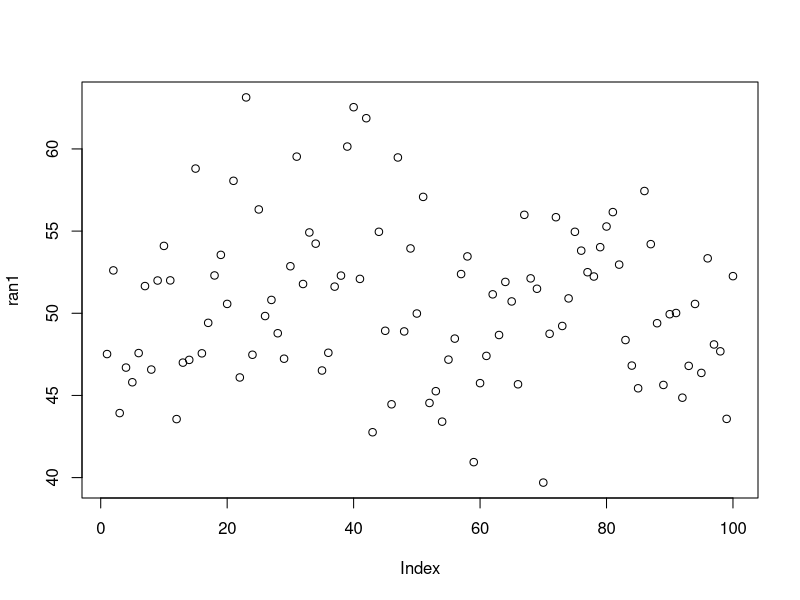
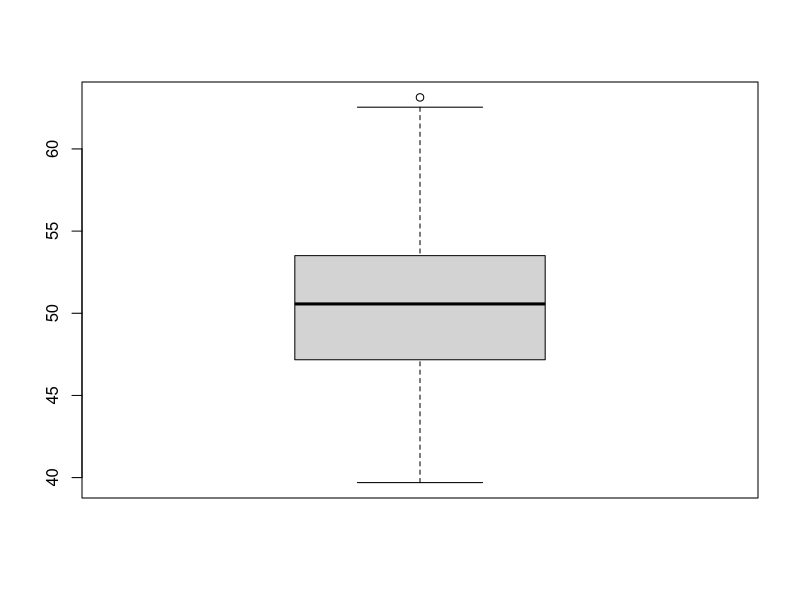
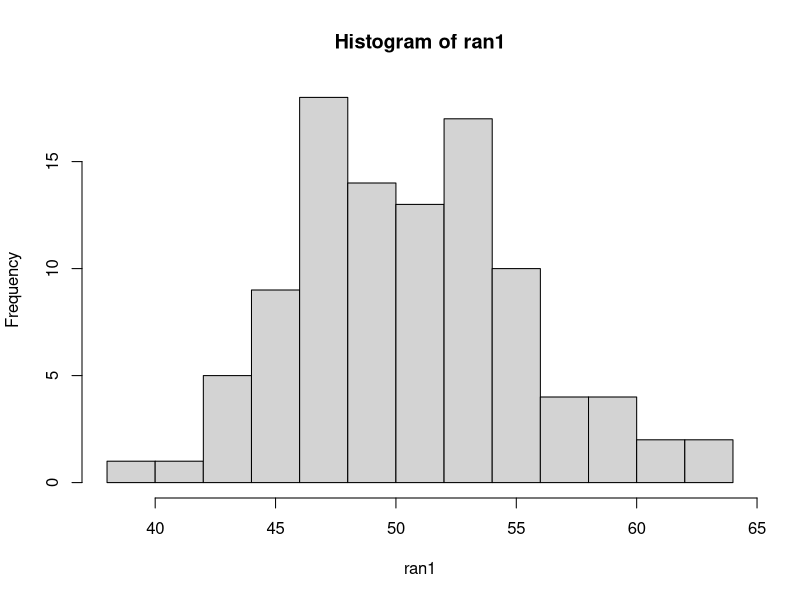
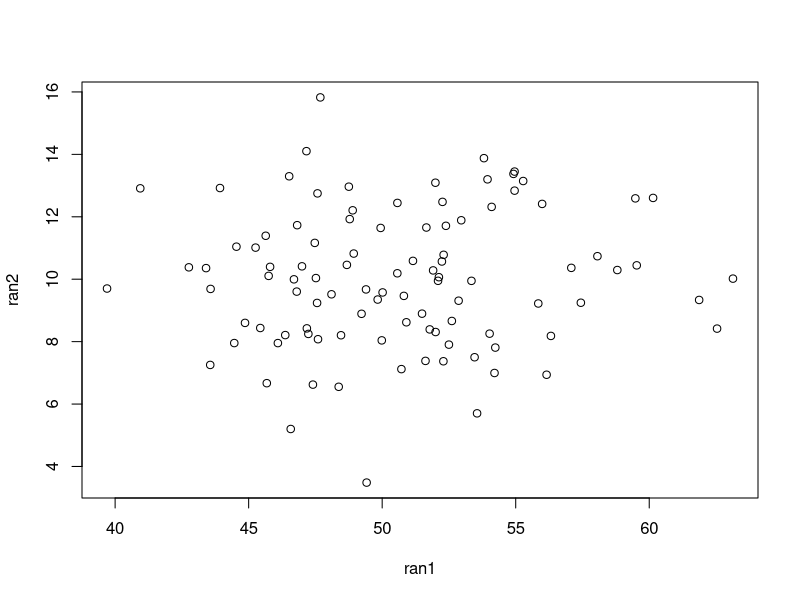
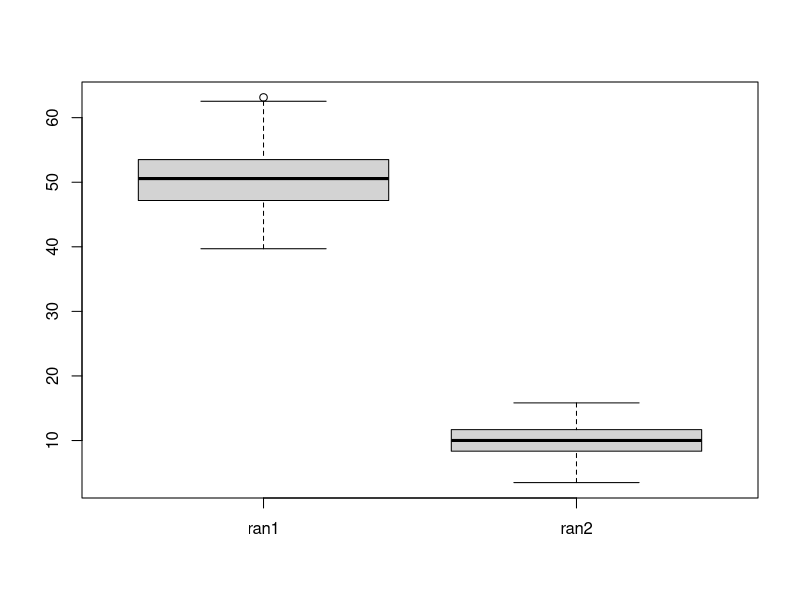
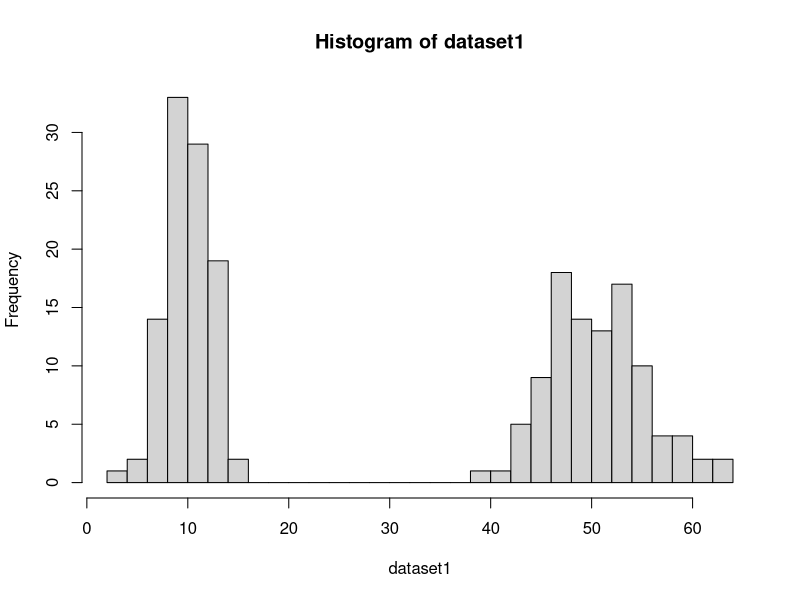

Generate these figures, in order, with R: (Note: this script raises an error after producing the figures.)
# Begin tutorial for basic R functions ####

555*11        # use R like a calculator
(555*11)+100  # the # blocks code from running

"hello"         # words (characters or factors) need to be in in "quotes"
h1 <- "hello"   # stores "hello" as an object (character)
print(h1)       # prints out the stored object

h2 <- c("hi","hello")   # the 'c' combines values into a list or vector
h2                      # this will also print h2


equation <- (555*11)+100   # saves equation as an object. Object is numeric
1000*equation              # use the stored numeric object in a calculation

## R has many built in functions
ran1 <- rnorm(100, 50, 5)   # 'rnorm' generates random numbers from a normal distribution 
                            ## code generates 100 values with a mean of 50 and sd of 5
                            ## values are saved in object called 'ran1'

?rnorm                      # ? calls for help

length(ran1)    # 'length' is a function that returns how many values are in a column (or vector)
mean(ran1)      # 'mean' is a function that calculates the mean of a vector
sd(ran1)        # 'sd' calculates standard deviation

summary(ran1)

## R can make various plots
plot(ran1)
boxplot(ran1)
hist(ran1, breaks=12)

## binding, etc.
ran2 <- rnorm(100, 10, 2)       # generate new random vector

dataset1 <- cbind(ran1,ran2)    # cbind binds columns
head(dataset1)                  # new dataset has two columns

plot(dataset1)
boxplot(dataset1)
hist(dataset1, breaks=30)       # looks weird


-##############################################-
# LOAD Andersen's IRIS DATA #################

data(iris) # load data (already exists in base R)

mean(iris)               # tries to calculate the mean of the dataset, but errors out. why?
mean(iris$Sepal.Length)  # finds the mean of Sepal.Length within the dataset iris
                         ## the $ selects the column within the dataframe
summary(iris)            # summarizes dataset

head(iris) # print "head" (ie. first 5 lines) of the dataset
iris[1:5,] # manual way to print first 5 lines.
           ## call dataset first, then use brackets select values within [rows, columns] 
           ## : selects everything through 2 values, so [1:5,] selects rows 1:5 with all columns
iris[1:5,1:4] # print first 5 rows but only first 4 columns - [rows,columns]

iris[51,4] # print off whatever is in the 51st row and 5th column

levels(iris$Species)  # the $ selects the column within the dataframe
                      ## 'levels' prints the levels of a factor variable
hist(iris$Sepal.Length) ## make a histogram of sepal length


plot(Sepal.Length~Sepal.Width, data=iris)   # plots X against Y. Read ~ as 'as a function of'
                                            ## 'data=' tells R where to find the data

plot(Sepal.Length~Sepal.Width, data=iris, col="blue")

plot(Sepal.Length~Sepal.Width, data=iris, 
     pch=16, col=c("red","blue","purple")[iris$Species] ) # seperate color for each species

plot(Sepal.Length~Species, data=iris, col=c("red","blue","purple")) #make boxplot

### plot only the data for Iris virginica
plot(Sepal.Length~Sepal.Width, data=iris[iris$Species=='virginica',]) ## use brackets to select the columns you want
                                                                      ## read '==' as 'exactly equals', one '=' dont work here


-##########################################################################-
# SUBSETTING DATA USING TIDYVERSE ####
library(tidyverse)      # load package tidyverse (install if needed)

## SELECT ONLY IRIS VIRGINICA
vir <- filter(iris, Species=="virginica") ## dplyr::filter filters the data
head(vir)

plot(Sepal.Length~Sepal.Width, col="red", data=vir)  ## plot from the subsetted dataframe
plot(Sepal.Length~Sepal.Width, col="red", data=iris[iris$Species=='virginica',])  ## identical to above, 
                                                                                  ## but you don't have to create a new dataframe
plot(Sepal.Length~Sepal.Width, col="red", 
     data=iris %>% filter(Species=="virginica")) ## identical to above using tidyverse
                                                 ## the ' %>% ' is a pipe command, read as 'and then do'
                                                 ## nice bc you don't need to make the subsetted dataset

### what is more intuitive?
    data=iris[iris$Species=='virginica',]  # use iris, within iris select species that are viriginica
    data=iris %>% filter(Species=="virginica") # use iris and then filter to species that are viriginica

hist(vir$Sepal.Length)

### remove plants with small sepal lengths less than 5mm
vir_sl5 <- iris %>% filter(Sepal.Length>5)
head(vir_sl5)  # new head, compare to old
vir_sl5[1:6,]  # different way to look at the head

hist(vir_sl5$Sepal.Length)

###### summarise dataframe
summarise(vir_sl5, mean.sl=mean(Sepal.Length))
summarise(vir_sl5, mean.sl=mean(Sepal.Length), mean.pl=mean(Petal.Length), mean.tl=mean(PetSep.Length))

-################################################################################-
# VISUALIZING DATA in GGPLOT2 ####

ggplot(data=iris) + 
  geom_point(aes(x=Sepal.Width, y=Sepal.Length, color=Species))

ggplot(data=iris) + 
  geom_boxplot(aes(x=Species, y=Sepal.Length, fill=Species), color="black" )

ggplot(data=iris) + 
  geom_point(mapping=aes(x=Sepal.Width, y=Sepal.Length), color="blue") + 
  facet_wrap(~Species)

